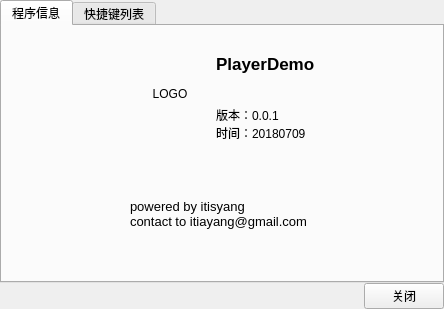
<?xml version="1.0" encoding="UTF-8"?>
<ui version="4.0">
 <class>About</class>
 <widget class="QWidget" name="About">
  <property name="geometry">
   <rect>
    <x>0</x>
    <y>0</y>
    <width>444</width>
    <height>309</height>
   </rect>
  </property>
  <property name="font">
   <font>
    <pointsize>9</pointsize>
   </font>
  </property>
  <property name="windowTitle">
   <string>关于</string>
  </property>
  <property name="windowIcon">
   <iconset resource="mainwid.qrc">
    <normaloff>:/Resources/Player.ico</normaloff>:/Resources/Player.ico</iconset>
  </property>
  <layout class="QGridLayout" name="gridLayout">
   <property name="leftMargin">
    <number>0</number>
   </property>
   <property name="topMargin">
    <number>0</number>
   </property>
   <property name="rightMargin">
    <number>0</number>
   </property>
   <property name="bottomMargin">
    <number>0</number>
   </property>
   <property name="spacing">
    <number>0</number>
   </property>
   <item row="0" column="0">
    <widget class="QTabWidget" name="tabWidget">
     <property name="currentIndex">
      <number>0</number>
     </property>
     <widget class="QWidget" name="tab">
      <attribute name="title">
       <string>程序信息</string>
      </attribute>
      <layout class="QGridLayout" name="gridLayout_3">
       <item row="0" column="1">
        <layout class="QVBoxLayout" name="verticalLayout">
         <item>
          <layout class="QHBoxLayout" name="horizontalLayout">
           <item>
            <widget class="QLabel" name="LogoLabel">
             <property name="minimumSize">
              <size>
               <width>80</width>
               <height>80</height>
              </size>
             </property>
             <property name="maximumSize">
              <size>
               <width>80</width>
               <height>80</height>
              </size>
             </property>
             <property name="text">
              <string>LOGO</string>
             </property>
             <property name="alignment">
              <set>Qt::AlignCenter</set>
             </property>
            </widget>
           </item>
           <item>
            <layout class="QGridLayout" name="gridLayout_2">
             <item row="0" column="0">
              <widget class="QLabel" name="label_2">
               <property name="font">
                <font>
                 <family>Arial</family>
                 <pointsize>13</pointsize>
                 <weight>75</weight>
                 <bold>true</bold>
                </font>
               </property>
               <property name="text">
                <string>PlayerDemo</string>
               </property>
              </widget>
             </item>
             <item row="1" column="0">
              <widget class="QLabel" name="VersionLabel">
               <property name="text">
                <string>版本：0.0.1
时间：20180709</string>
               </property>
              </widget>
             </item>
            </layout>
           </item>
          </layout>
         </item>
         <item>
          <widget class="QLabel" name="label_4">
           <property name="font">
            <font>
             <pointsize>10</pointsize>
            </font>
           </property>
           <property name="text">
            <string>powered by itisyang
contact to itiayang@gmail.com</string>
           </property>
          </widget>
         </item>
        </layout>
       </item>
       <item row="0" column="2">
        <spacer name="horizontalSpacer_2">
         <property name="orientation">
          <enum>Qt::Horizontal</enum>
         </property>
         <property name="sizeHint" stdset="0">
          <size>
           <width>40</width>
           <height>20</height>
          </size>
         </property>
        </spacer>
       </item>
       <item row="0" column="0">
        <spacer name="horizontalSpacer">
         <property name="orientation">
          <enum>Qt::Horizontal</enum>
         </property>
         <property name="sizeHint" stdset="0">
          <size>
           <width>40</width>
           <height>20</height>
          </size>
         </property>
        </spacer>
       </item>
      </layout>
     </widget>
     <widget class="QWidget" name="tab_2">
      <attribute name="title">
       <string>快捷键列表</string>
      </attribute>
      <layout class="QGridLayout" name="gridLayout_4">
       <item row="0" column="0">
        <widget class="QTextBrowser" name="textBrowser">
         <property name="frameShape">
          <enum>QFrame::NoFrame</enum>
         </property>
         <property name="html">
          <string>&lt;!DOCTYPE HTML PUBLIC &quot;-//W3C//DTD HTML 4.0//EN&quot; &quot;http://www.w3.org/TR/REC-html40/strict.dtd&quot;&gt;
&lt;html&gt;&lt;head&gt;&lt;meta name=&quot;qrichtext&quot; content=&quot;1&quot; /&gt;&lt;style type=&quot;text/css&quot;&gt;
p, li { white-space: pre-wrap; }
&lt;/style&gt;&lt;/head&gt;&lt;body style=&quot; font-family:'SimSun'; font-size:9pt; font-weight:400; font-style:normal;&quot;&gt;
&lt;p style=&quot; margin-top:0px; margin-bottom:0px; margin-left:0px; margin-right:0px; -qt-block-indent:0; text-indent:0px;&quot;&gt;快捷键	指令&lt;/p&gt;
&lt;p style=&quot; margin-top:0px; margin-bottom:0px; margin-left:0px; margin-right:0px; -qt-block-indent:0; text-indent:0px;&quot;&gt;----------------------------------&lt;/p&gt;
&lt;p style=&quot; margin-top:0px; margin-bottom:0px; margin-left:0px; margin-right:0px; -qt-block-indent:0; text-indent:0px;&quot;&gt;Enter	屏幕-&amp;gt;全屏&lt;/p&gt;
&lt;p style=&quot; margin-top:0px; margin-bottom:0px; margin-left:0px; margin-right:0px; -qt-block-indent:0; text-indent:0px;&quot;&gt;↑	声音-&amp;gt;音量 +&lt;/p&gt;
&lt;p style=&quot; margin-top:0px; margin-bottom:0px; margin-left:0px; margin-right:0px; -qt-block-indent:0; text-indent:0px;&quot;&gt;↓	声音-&amp;gt;音量 -&lt;/p&gt;
&lt;p style=&quot; margin-top:0px; margin-bottom:0px; margin-left:0px; margin-right:0px; -qt-block-indent:0; text-indent:0px;&quot;&gt;→	播放-&amp;gt;定位-&amp;gt;步进5 秒&lt;/p&gt;
&lt;p style=&quot; margin-top:0px; margin-bottom:0px; margin-left:0px; margin-right:0px; -qt-block-indent:0; text-indent:0px;&quot;&gt;←	播放-&amp;gt;定位-&amp;gt;步退5 秒&lt;/p&gt;&lt;/body&gt;&lt;/html&gt;</string>
         </property>
        </widget>
       </item>
      </layout>
     </widget>
    </widget>
   </item>
   <item row="1" column="0" alignment="Qt::AlignRight">
    <widget class="QPushButton" name="ClosePushButton">
     <property name="layoutDirection">
      <enum>Qt::LeftToRight</enum>
     </property>
     <property name="text">
      <string>关闭</string>
     </property>
     <property name="autoDefault">
      <bool>false</bool>
     </property>
    </widget>
   </item>
  </layout>
 </widget>
 <layoutdefault spacing="6" margin="11"/>
 <resources>
  <include location="mainwid.qrc"/>
 </resources>
 <connections/>
</ui>
